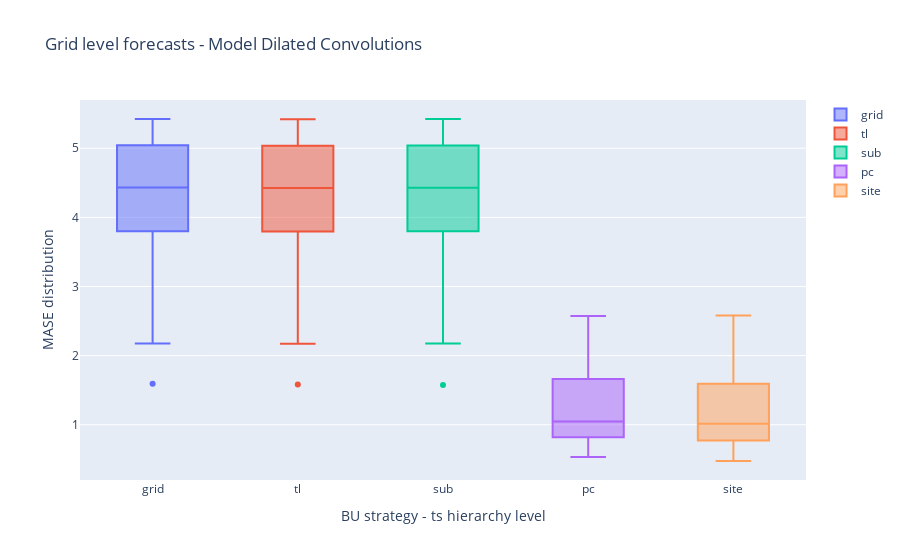

Notebook code for this chart:
### Code cell
fig = go.Figure()
for col in grid_error_dist_tcn.keys():
    box_data = grid_error_dist_tcn[col]
    fig.add_trace(go.Box(y=box_data, name = col))
fig.update_xaxes(title = 'BU strategy - ts hierarchy level')
fig.update_yaxes(title = 'MASE distribution')
fig.update_layout(title = "Grid level forecasts - Model Dilated Convolutions")
